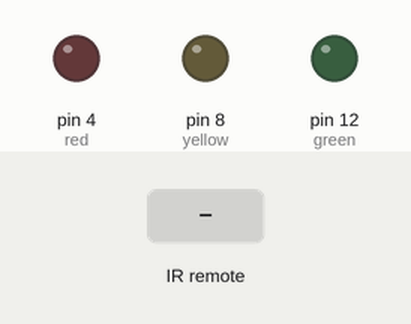
A sketch run on a simulated Arduino Uno, built with avr-gcc and run on an emulated ATmega328P. On the bench: output pins drawn as LEDs (lit = HIGH). The test bench sets the inputs (shaded band).

Above: at 1.2 s.
1.3 s: infrared code 0xFF6897 received
At 2.5 s:
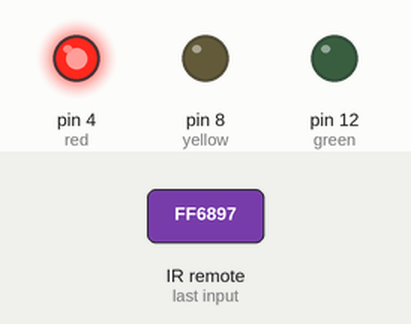
2.8 s: infrared code 0xFF9867 received
At 3.6 s:
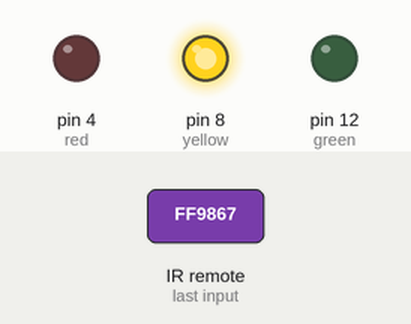
4.3 s: infrared code 0xFFB04F received
At 7.0 s:
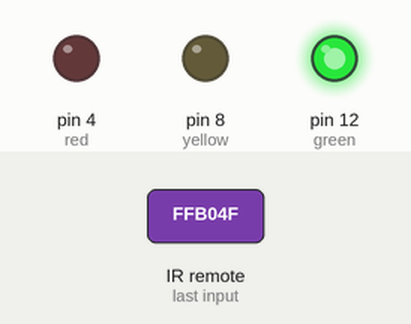
7.3 s: infrared code 0xFF02FD received
At 8.3 s:
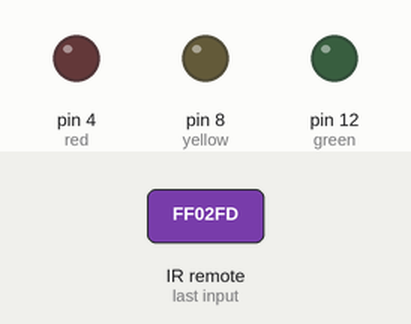
8.8 s: infrared code 0xFF30CF received
At 9.4 s:
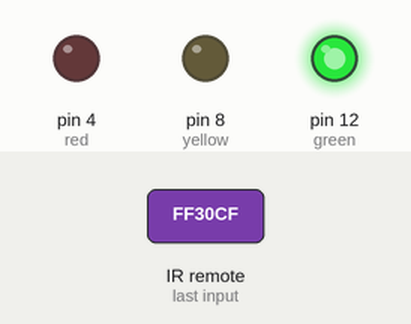
Timing chart, 0 to 11.3 s (numbered marks = the images above; inputs shaded):
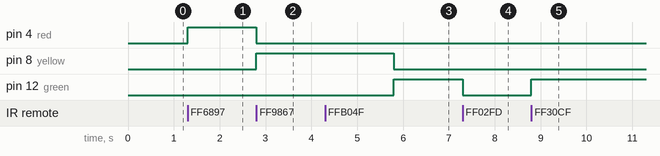

The sketch:

arduinotraf1.ino
```cpp
// Include IR Remote Library by Ken Shirriff
#include <IRremote.h>

// Define sensor pin
const int RECV_PIN = 2;

// Define LED pin constants
const int red = 4;
const int yellow = 8;
const int green = 12;

// Define integer to remember toggle state
int togglestate = 0;

// Define IR Receiver and Results Objects
IRrecv irrecv(RECV_PIN);
decode_results results;


void setup(){
  // Enable the IR Receiver
  irrecv.enableIRIn();
  // Set LED pins as Outputs
  pinMode(red, OUTPUT);
  pinMode(yellow, OUTPUT);
  pinMode(green, OUTPUT);
}


void loop(){
    if (irrecv.decode(&results)){

        switch(results.value){

        case 0xFF6897://red Keypad Button
        digitalWrite(yellow, LOW);
        digitalWrite(green, LOW);
        digitalWrite(red, HIGH);;
        break;

        case 0xFF9867: //Yellow Keypad Button
        digitalWrite(red, LOW);
        digitalWrite(green, LOW);
        digitalWrite(yellow, HIGH);
        delay(3000);
        digitalWrite(yellow, LOW);
        digitalWrite(red, HIGH);
        break;

        case 0xFFB04F://green Keypad Button
        digitalWrite(red, LOW);
        digitalWrite(yellow, LOW);
        digitalWrite(green, HIGH);
        break;


        case 0xFF02FD://switch all off
        digitalWrite(red, LOW);
        digitalWrite(yellow, LOW);
        digitalWrite(green, LOW);
        break;

        case 0xFF30CF: //green to yellow to red to green Keypad Button
        digitalWrite(red, LOW);
        digitalWrite(yellow, LOW);
        digitalWrite(green, HIGH);
        delay(6000);
        digitalWrite(green, LOW);
        digitalWrite(yellow, HIGH);
        delay(3000);
        digitalWrite(yellow, LOW);
        digitalWrite(red, HIGH);
        delay(6000);
        digitalWrite(red, LOW);
        digitalWrite(green, HIGH);
        break;

        case 0xFF18E7: //red to green to yellow to red Keypad Button
        digitalWrite(yellow, LOW);
        digitalWrite(green, LOW);
        digitalWrite(red, HIGH);
        delay(6000);
        digitalWrite(red, LOW);
        digitalWrite(green, HIGH);
        delay(6000);
        digitalWrite(green, LOW);
        digitalWrite(yellow, HIGH);
        delay(3000);
        digitalWrite(yellow, LOW);
        digitalWrite(red, HIGH);
        togglestate=1;
        break;

    }
    irrecv.resume();
  }

}
```

Measured:
- after the input at 1.3 s, pin 4 (red): LOW → HIGH at once
- after the input at 2.8 s, pin 4 (red): HIGH → LOW at once; pin 8 (yellow): LOW → HIGH at once
- after the input at 4.3 s, pin 4 (red): stays LOW (without the input it goes to HIGH after 1.5 s); pin 12 (green): LOW → HIGH after 1.5 s
- after the input at 7.3 s, pin 12 (green): HIGH → LOW at once
- after the input at 8.8 s, pin 12 (green): LOW → HIGH at once
